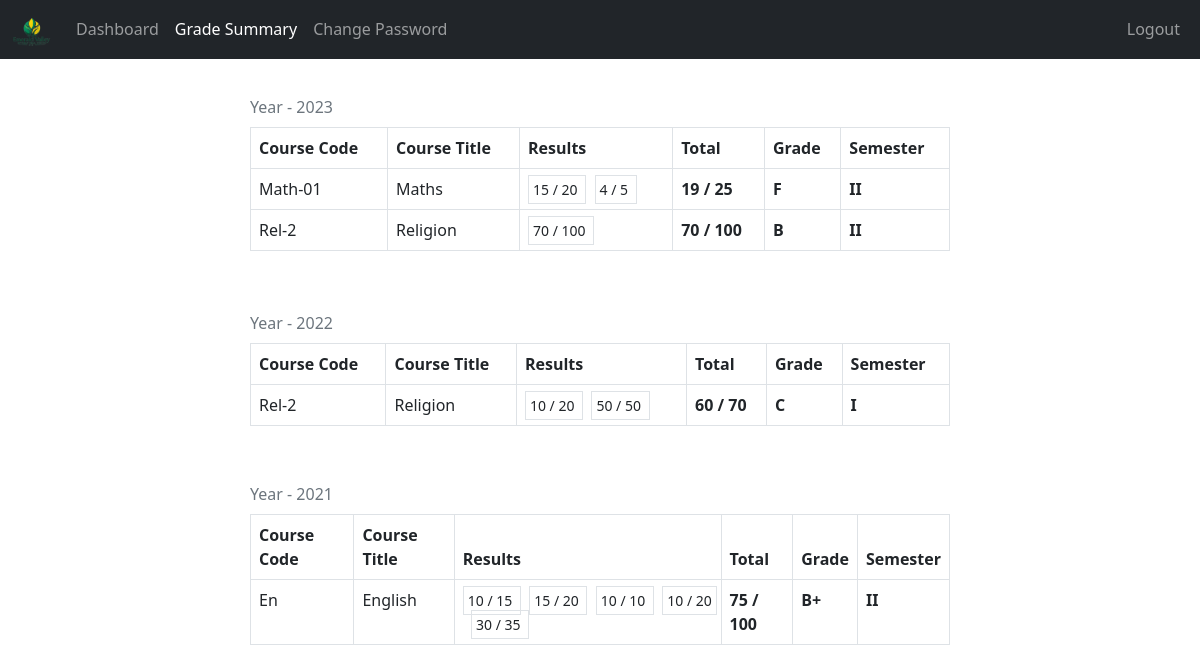
The app's page /Student/grade.php (signed in) with its own data.
### tables this page shows
CREATE TABLE `student_score` (
  `id` int(11) NOT NULL,
  `semester` varchar(100) NOT NULL,
  `year` int(11) NOT NULL,
  `student_id` int(11) NOT NULL,
  `teacher_id` int(11) NOT NULL,
  `subject_id` int(11) NOT NULL,
  `results` varchar(512) NOT NULL
);

CREATE TABLE `subjects` (
  `subject_id` int(11) NOT NULL,
  `subject` varchar(31) NOT NULL,
  `subject_code` varchar(31) NOT NULL,
  `grade` int(11) NOT NULL
);

### Student/data/score.php (called while the page is built)
<?php
function getScoreById($student_id, $conn){
   $sql = "SELECT * FROM student_score
           WHERE student_id=? ORDER BY year DESC";
   $stmt = $conn->prepare($sql);
   $stmt->execute([$student_id]);
   if ($stmt->rowCount() > 0) {
     $student_scores = $stmt->fetchAll();
     return $student_scores;
   }else {
    return 0;
   }
}
function gradeCalc($grade){
   $g = "";
   if ($grade >= 92) {
       $g = "A+";
   }else if ($grade >= 86) {
       $g = "A";
   }else if ($grade >= 80) {
       $g = "A-";
   }else if ($grade >= 75) {
       $g = "B+";
   }else if ($grade >= 70) {
       $g = "B";
   }else if ($grade >= 66) {
       $g = "B-";
   }else if ($grade >= 60) {
       $g = "C";
   }else if ($grade >= 55) {
       $g = "C-";
   }else if ($grade >= 50) {
       $g = "D+";
   }else if ($grade >= 45) {
       $g = "D";
   }else if ($grade >= 40) {
       $g = "D-";
   }else if ($grade < 39) {
       $g = "F";
   }
   return $g;
}

### Student/data/subject.php (called while the page is built, shortened)
<?php
function getSubjectById($subject_id, $conn){
   $sql = "SELECT * FROM subjects
           WHERE subject_id=?";
   $stmt = $conn->prepare($sql);
   $stmt->execute([$subject_id]);
   if ($stmt->rowCount() == 1) {
     $subject = $stmt->fetch();
     return $subject;
   }else {
   	return 0;
   }
}
 ?>

### Student/grade.php (the view, shortened to what this page needs)
<?php
if (isset($_SESSION['student_id']) &&
    isset($_SESSION['role'])) {
    if ($_SESSION['role'] == 'Student') {
     include "../DB_connection.php";
     include "data/score.php";
     include "data/subject.php";
     $student_id = $_SESSION['student_id'];
     $scores = getScoreById($student_id, $conn);
 ?>
<!DOCTYPE html>
<html lang="en">
<head>
	<link rel="stylesheet" href="https://cdn.jsdelivr.net/npm/bootstrap@5.2.0/dist/css/bootstrap.min.css">
	<link rel="stylesheet" href="../css/style.css">
  <link rel="stylesheet" href="https://cdnjs.cloudflare.com/ajax/libs/font-awesome/4.7.0/css/font-awesome.min.css">
</head>
<body>
    <?php
        include "inc/navbar.php";
        if ($scores != 0) {
     ?>
     <div class="d-flex justify-content-center align-items-center flex-column pt-4">
         <?php
            $check = 0;
            foreach ($scores as $score) {
              if($score['year'] == $check){
                $check = $score['year'];
                $csubject = getSubjectById($score['subject_id'], $conn);
          ?>
          <tr>
            <td><?=$csubject['subject_code']?></th>
            <td><?=$csubject['subject']?></th>
            <td>
              <?php
                  $total = 0;
                  $outOf = 0;
                  $results = explode(',', trim($score['results']));
                  foreach ($results as $result) {
                    $temp =  explode(' ', trim($result));
                     $total +=$temp[0];
                     $outOf +=$temp[1];
               ?>
              <small class="border p-1">
                <?=$temp[0]?> / <?=$temp[1]?>
              </small>&nbsp;
            <?php } ?>
            <th><?=$total?> / <?=$outOf?></th>
            <th><?php
                echo gradeCalc($total);
               ?></th>
            <th><?=$score['semester']?></th>
          </tr>
        <?php }else {
          $check = $score['year'];
          $csubject = getSubjectById($score['subject_id'], $conn);
        ?>
         <div class="table-responsive " style="width: 90%; max-width: 700px;">
              <table class="table table-bordered mt-1 mb-5 n-table">
                 <caption style="caption-side:top">Year - <?=$score['year']?> </caption>
                <thead>
                  <tr>
                    <th scope="col">Course Code</th>
                    <th scope="col">Course Title</th>
                    <th scope="col">Results</th>
                    <th scope="col">Total</th>
                    <th scope="col">Grade</th>
                    <th scope="col">Semester</th>
                  </tr>
                </thead>
                <tbody>
                  <tr>
            <td><?=$csubject['subject_code']?></th>
            <td><?=$csubject['subject']?></th>
            <td>
              <?php
                  $total = 0;
                  $outOf = 0;
                  $results = explode(',', trim($score['results']));
                  foreach ($results as $result) {
                    $temp =  explode(' ', trim($result));
                    $total += $temp[0];
                    $outOf += $temp[1];
               ?>
              <small class="border p-1">
                <?=$temp[0]?> / <?=$temp[1]?>
              </small>&nbsp;
            <?php } ?>
            <th><?=$total?> / <?=$outOf?></th>
            <th><?php
                echo gradeCalc($total);
               ?></th>
            <th><?=$score['semester']?></th>
          </tr>
        <?php } if($score['year'] != $check){ ?>
  <?php  } } ?>
   <?php } ?>
</body>
</html>
<?php
  }else {
    header("Location: ../login.php");
    exit;
  }
}else {
	header("Location: ../login.php");
	exit;
}
?>

### css/style.css (style rules this page uses)
.n-table { max-width: 800px; }

### records on screen
student_score: year "2023", subject.subject_code "Math-01", subject.subject "Maths", results "15", results "20", results "4", results "5", total "19", outOf "25", total "F", semester "II"
student_score: subject.subject_code "Rel-2", subject.subject "Religion", results "70", results "100", total "70", outOf "100", total "B", semester "II"
student_score: year "2022", subject.subject_code "Rel-2", subject.subject "Religion", results "10", results "20", results "50", total "60", outOf "70", total "C", semester "I"
student_score: year "2021", subject.subject_code "En", subject.subject "English", results "10", results "15", results "20", results "30", results "35", total "75", outOf "100", total "B+", semester "II"
